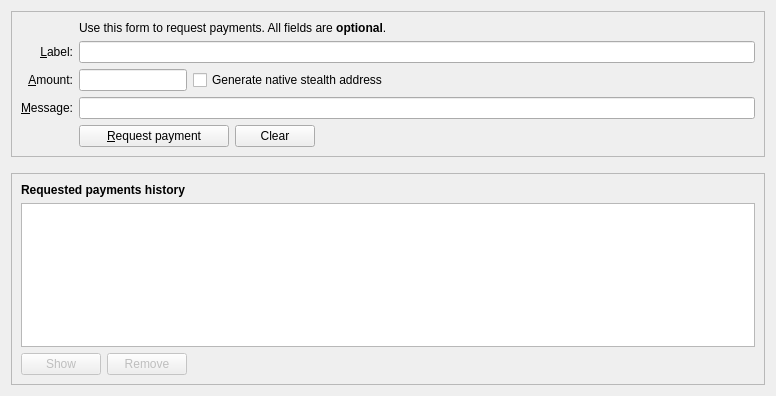
<?xml version="1.0" encoding="UTF-8"?>
<ui version="4.0">
 <class>ReceiveCoinsDialog</class>
 <widget class="QWidget" name="ReceiveCoinsDialog">
  <property name="geometry">
   <rect>
    <x>0</x>
    <y>0</y>
    <width>776</width>
    <height>396</height>
   </rect>
  </property>
  <layout class="QVBoxLayout" name="verticalLayout" stretch="0,0,1">
   <item>
    <widget class="QFrame" name="frame2">
     <property name="sizePolicy">
      <sizepolicy hsizetype="Preferred" vsizetype="Expanding">
       <horstretch>0</horstretch>
       <verstretch>0</verstretch>
      </sizepolicy>
     </property>
     <property name="frameShape">
      <enum>QFrame::StyledPanel</enum>
     </property>
     <property name="frameShadow">
      <enum>QFrame::Sunken</enum>
     </property>
     <layout class="QVBoxLayout" name="verticalLayout_3">
      <item>
       <layout class="QGridLayout" name="gridLayout">
        <item row="5" column="0">
         <widget class="QLabel" name="label">
          <property name="toolTip">
           <string>An optional amount to request. Leave this empty or zero to not request a specific amount.</string>
          </property>
          <property name="text">
           <string>&amp;Amount:</string>
          </property>
          <property name="alignment">
           <set>Qt::AlignRight|Qt::AlignTrailing|Qt::AlignVCenter</set>
          </property>
          <property name="buddy">
           <cstring>reqAmount</cstring>
          </property>
         </widget>
        </item>
        <item row="6" column="0">
         <widget class="QLabel" name="label_3">
          <property name="toolTip">
           <string>An optional message to attach to the payment request, which will be displayed when the request is opened. Note: The message will not be sent with the payment over the bitphantom network.</string>
          </property>
          <property name="text">
           <string>&amp;Message:</string>
          </property>
          <property name="alignment">
           <set>Qt::AlignRight|Qt::AlignTrailing|Qt::AlignVCenter</set>
          </property>
          <property name="buddy">
           <cstring>reqMessage</cstring>
          </property>
         </widget>
        </item>
        <item row="4" column="2">
         <widget class="QLineEdit" name="reqLabel">
          <property name="toolTip">
           <string>An optional label to associate with the new receiving address.</string>
          </property>
         </widget>
        </item>
        <item row="2" column="2">
         <widget class="QLabel" name="label_5">
          <property name="text">
           <string>Use this form to request payments. All fields are &lt;b&gt;optional&lt;/b&gt;.</string>
          </property>
         </widget>
        </item>
        <item row="4" column="0">
         <widget class="QLabel" name="label_2">
          <property name="toolTip">
           <string>An optional label to associate with the new receiving address.</string>
          </property>
          <property name="text">
           <string>&amp;Label:</string>
          </property>
          <property name="alignment">
           <set>Qt::AlignRight|Qt::AlignTrailing|Qt::AlignVCenter</set>
          </property>
          <property name="buddy">
           <cstring>reqLabel</cstring>
          </property>
         </widget>
        </item>
        <item row="6" column="2">
         <widget class="QLineEdit" name="reqMessage">
          <property name="toolTip">
           <string>An optional message to attach to the payment request, which will be displayed when the request is opened. Note: The message will not be sent with the payment over the bitphantom network.</string>
          </property>
         </widget>
        </item>
        <item row="7" column="2">
         <layout class="QHBoxLayout" name="horizontalLayout">
          <item>
           <widget class="QPushButton" name="receiveButton">
            <property name="minimumSize">
             <size>
              <width>150</width>
              <height>0</height>
             </size>
            </property>
            <property name="text">
             <string>&amp;Request payment</string>
            </property>
            <property name="icon">
             <iconset resource="../bitphantom.qrc">
              <normaloff>:/icons/receiving_addresses</normaloff>:/icons/receiving_addresses</iconset>
            </property>
           </widget>
          </item>
          <item>
           <widget class="QPushButton" name="clearButton">
            <property name="sizePolicy">
             <sizepolicy hsizetype="Minimum" vsizetype="Fixed">
              <horstretch>0</horstretch>
              <verstretch>0</verstretch>
             </sizepolicy>
            </property>
            <property name="toolTip">
             <string>Clear all fields of the form.</string>
            </property>
            <property name="text">
             <string>Clear</string>
            </property>
            <property name="icon">
             <iconset resource="../bitphantom.qrc">
              <normaloff>:/icons/remove</normaloff>:/icons/remove</iconset>
            </property>
            <property name="autoDefault">
             <bool>false</bool>
            </property>
           </widget>
          </item>
          <item>
           <spacer name="horizontalSpacer">
            <property name="orientation">
             <enum>Qt::Horizontal</enum>
            </property>
            <property name="sizeHint" stdset="0">
             <size>
              <width>40</width>
              <height>20</height>
             </size>
            </property>
           </spacer>
          </item>
         </layout>
        </item>
        <item row="7" column="0">
         <widget class="QLabel" name="label_7">
          <property name="text">
           <string/>
          </property>
         </widget>
        </item>
        <item row="5" column="2">
         <layout class="QHBoxLayout" name="horizontalLayout_6">
          <item>
           <widget class="bitphantomAmountField" name="reqAmount">
            <property name="sizePolicy">
             <sizepolicy hsizetype="Fixed" vsizetype="Fixed">
              <horstretch>0</horstretch>
              <verstretch>0</verstretch>
             </sizepolicy>
            </property>
            <property name="minimumSize">
             <size>
              <width>80</width>
              <height>0</height>
             </size>
            </property>
            <property name="maximumSize">
             <size>
              <width>1000</width>
              <height>100</height>
             </size>
            </property>
            <property name="toolTip">
             <string>An optional amount to request. Leave this empty or zero to not request a specific amount.</string>
            </property>
           </widget>
          </item>
          <item>
           <widget class="QCheckBox" name="useStealth">
            <property name="sizePolicy">
             <sizepolicy hsizetype="Fixed" vsizetype="Fixed">
              <horstretch>0</horstretch>
              <verstretch>0</verstretch>
             </sizepolicy>
            </property>
            <property name="maximumSize">
             <size>
              <width>1000</width>
              <height>16777215</height>
             </size>
            </property>
            <property name="focusPolicy">
             <enum>Qt::StrongFocus</enum>
            </property>
            <property name="toolTip">
             <string>Stealth Addressing Protects your privacy while receiving funds</string>
            </property>
            <property name="text">
             <string>Generate native stealth address</string>
            </property>
           </widget>
          </item>
          <item>
           <spacer name="horizontalSpacer_3">
            <property name="orientation">
             <enum>Qt::Horizontal</enum>
            </property>
            <property name="sizeHint" stdset="0">
             <size>
              <width>0</width>
              <height>0</height>
             </size>
            </property>
           </spacer>
          </item>
         </layout>
        </item>
       </layout>
      </item>
     </layout>
    </widget>
   </item>
   <item>
    <spacer name="verticalSpacer_2">
     <property name="orientation">
      <enum>Qt::Vertical</enum>
     </property>
     <property name="sizeHint" stdset="0">
      <size>
       <width>20</width>
       <height>10</height>
      </size>
     </property>
    </spacer>
   </item>
   <item>
    <widget class="QFrame" name="frame">
     <property name="sizePolicy">
      <sizepolicy hsizetype="Preferred" vsizetype="Expanding">
       <horstretch>0</horstretch>
       <verstretch>0</verstretch>
      </sizepolicy>
     </property>
     <property name="frameShape">
      <enum>QFrame::StyledPanel</enum>
     </property>
     <property name="frameShadow">
      <enum>QFrame::Raised</enum>
     </property>
     <layout class="QVBoxLayout" name="verticalLayout_2">
      <item>
       <widget class="QLabel" name="label_6">
        <property name="font">
         <font>
          <weight>75</weight>
          <bold>true</bold>
         </font>
        </property>
        <property name="text">
         <string>Requested payments history</string>
        </property>
       </widget>
      </item>
      <item>
       <widget class="QTableView" name="recentRequestsView">
        <property name="contextMenuPolicy">
         <enum>Qt::CustomContextMenu</enum>
        </property>
        <property name="tabKeyNavigation">
         <bool>false</bool>
        </property>
        <property name="sortingEnabled">
         <bool>true</bool>
        </property>
       </widget>
      </item>
      <item>
       <layout class="QHBoxLayout" name="horizontalLayout_2">
        <item>
         <widget class="QPushButton" name="showRequestButton">
          <property name="enabled">
           <bool>false</bool>
          </property>
          <property name="toolTip">
           <string>Show the selected request (does the same as double clicking an entry)</string>
          </property>
          <property name="text">
           <string>Show</string>
          </property>
          <property name="icon">
           <iconset resource="../bitphantom.qrc">
            <normaloff>:/icons/edit</normaloff>:/icons/edit</iconset>
          </property>
          <property name="autoDefault">
           <bool>false</bool>
          </property>
         </widget>
        </item>
        <item>
         <widget class="QPushButton" name="removeRequestButton">
          <property name="enabled">
           <bool>false</bool>
          </property>
          <property name="toolTip">
           <string>Remove the selected entries from the list</string>
          </property>
          <property name="text">
           <string>Remove</string>
          </property>
          <property name="icon">
           <iconset resource="../bitphantom.qrc">
            <normaloff>:/icons/remove</normaloff>:/icons/remove</iconset>
          </property>
          <property name="autoDefault">
           <bool>false</bool>
          </property>
         </widget>
        </item>
        <item>
         <spacer name="horizontalSpacer_2">
          <property name="orientation">
           <enum>Qt::Horizontal</enum>
          </property>
          <property name="sizeHint" stdset="0">
           <size>
            <width>40</width>
            <height>20</height>
           </size>
          </property>
         </spacer>
        </item>
       </layout>
      </item>
     </layout>
    </widget>
   </item>
  </layout>
 </widget>
 <customwidgets>
  <customwidget>
   <class>bitphantomAmountField</class>
   <extends>QLineEdit</extends>
   <header>qt/bitphantomamountfield.h</header>
   <container>1</container>
  </customwidget>
 </customwidgets>
 <tabstops>
  <tabstop>reqLabel</tabstop>
  <tabstop>reqAmount</tabstop>
  <tabstop>useStealth</tabstop>
  <tabstop>reqMessage</tabstop>
  <tabstop>receiveButton</tabstop>
  <tabstop>clearButton</tabstop>
  <tabstop>recentRequestsView</tabstop>
  <tabstop>showRequestButton</tabstop>
  <tabstop>removeRequestButton</tabstop>
 </tabstops>
 <resources>
  <include location="../bitphantom.qrc"/>
 </resources>
 <connections/>
</ui>
